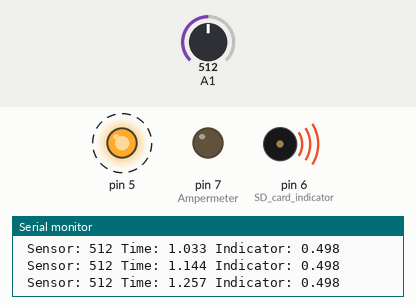
Bench run of a sketch on a simulated Arduino Uno, built with avr-gcc and run on an emulated ATmega328P. Shown: output pins drawn as LEDs (lit = HIGH), buzzer (waves = sounding), the last lines printed to the serial monitor. Dashed ring = blinking. The test bench sets the inputs (shaded band); at power-on: A1 = 512. Storage starts empty.

Above: at 1.27 s.
1.3 s: A1 set to 501
At 1.49 s:
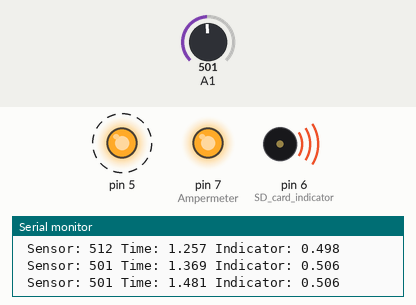
4.3 s: A1 set to 1023
At 4.52 s:
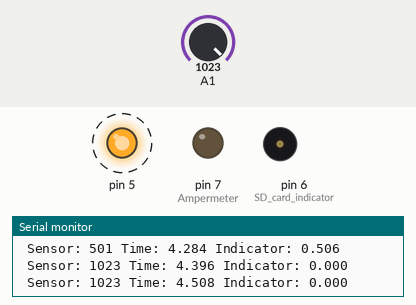
7.3 s: A1 set to 1001
At 7.55 s:
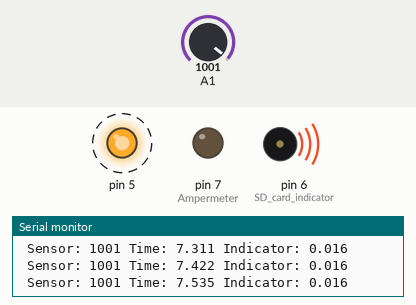
10.3 s: A1 set to 306
At 10.46 s:
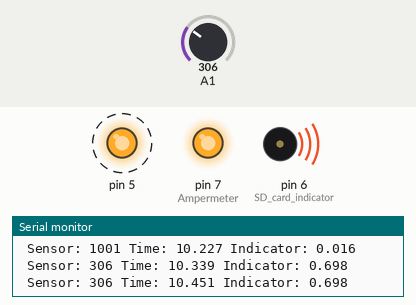
Timing chart, 0 to 14.3 s (numbered marks = the images above; inputs shaded):
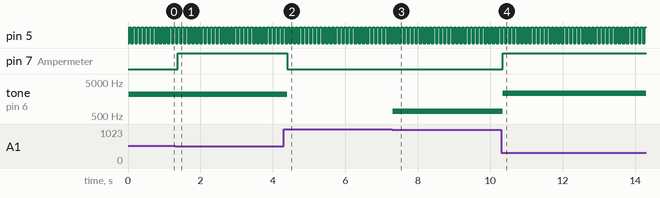

Measured:
- the behaviour switches between 509 and 508 on A1 (found by bisection; images 0 and 1)
- the behaviour switches between 1017 and 1016 on A1 (found by bisection; images 2 and 3)
- after the input at 1.3 s, pin 7 (Ampermeter): LOW → HIGH after 0.07 s; tone on pin 6 (SD_card_indicator): 2193 Hz → 2200 Hz after 0.07 s
- after the input at 4.3 s, pin 7 (Ampermeter): HIGH → LOW after 0.10 s; tone on pin 6 (SD_card_indicator): 2200 Hz → silent after 0.10 s
- after the input at 7.3 s, tone on pin 6 (SD_card_indicator): silent → 692 Hz at once
- after the input at 10.3 s, pin 7 (Ampermeter): LOW → HIGH at once; tone on pin 6 (SD_card_indicator): 692 Hz → 2340 Hz at once
- by itself, pin 5: alternates HIGH for 0.05 s and LOW for 0.06 s

The sketch:

Voll2018.ino
```cpp
/*
 The circuit:
 * SD card attached to SPI bus as follows:
 * VCC - 5V
 * GND - GND
 * MOSI - pin 51
 * MISO - pin 50
 * SCK - pin 52
 * CS - pin 53

 * Body - A1
 * Ground - GND
 * Battery - 5V

 * Buzzer - pin 5
 * Red LED SD card indicator - pin 6
 * Ampermeter+ - pin 7
 * Ampermeter- - GND
*/


#include <SPI.h>
#include "SdFat.h"
SdFat SD;

#define SD_CS_PIN SS
File myFile;
unsigned long time;

void setup() {

 pinMode(7, OUTPUT); //Ampermeter
 pinMode(6, OUTPUT); //SD card indicator

  Serial.begin(9600);
  while (!Serial) { ; // wait for serial port to connect. Needed for native USB port only
  }

  Serial.print("Initializing SD card...");
  if (!SD.begin(SD_CS_PIN)) { Serial.println("initialization failed!"); return; }
  Serial.println("initialization done.");

}

void loop() {

  int sensorValue = analogRead(A1);

  Serial.print(" Sensor: ");
  Serial.print(sensorValue);

  int Indicator1 = (255.0-sensorValue/4.0)*1.0;
  analogWrite(7, Indicator1*255.0/255.0); // Output to ampermeter
  //analogWrite(7, 255.0);
  tone(6, 90.0+1000*log10(abs(Indicator1))); // Output to buzzer
  String string1 = String(Indicator1/255.0, 3);
  time = millis();
  String string2 = String(time/1000.0,3);

    Serial.print(" Time: ");
    Serial.print(string2);
    Serial.print(" Indicator: ");
    Serial.print(string1);
    Serial.println(" ");

  myFile = SD.open("mytest.txt", FILE_WRITE);
  if (myFile) {
    myFile.print(string2);
    myFile.print(" ");
    myFile.print(string1);
    myFile.println(" ");
    analogWrite(5, 255.0); // Output to LED
    delay(50);
    analogWrite(5, 0.0);
    delay(50);
  } else {
    Serial.println("error opening test.txt");
    analogWrite(5, 0.0);
  }

  myFile.close();

}
```
